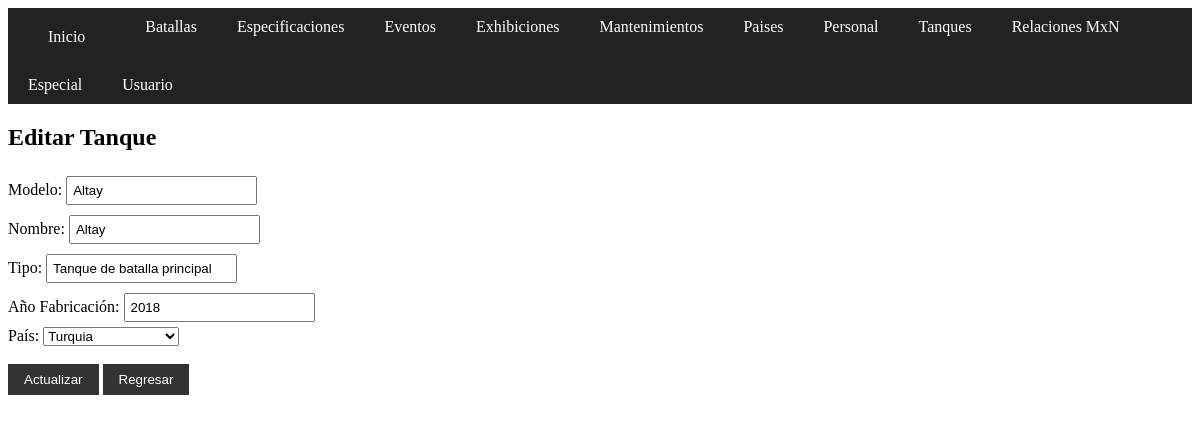
Page /tanques/update.php?id=4406 on the committed database.
### tables this page shows
CREATE TABLE `tanques` (
  `id_tanque` int(11) NOT NULL AUTO_INCREMENT,
  `modelo` text DEFAULT NULL,
  `nombre_tanque` text DEFAULT NULL,
  `tipo_tanque` text DEFAULT NULL,
  `anio_fabricacion` int(11) DEFAULT NULL,
  `id_pais` int(11) DEFAULT NULL,
  PRIMARY KEY (`id_tanque`),
  KEY `tanques_ibfk_1` (`id_pais`),
  CONSTRAINT `tanques_ibfk_1` FOREIGN KEY (`id_pais`) REFERENCES `paises` (`id_pais`)
);

CREATE TABLE `paises` (
  `id_pais` int(11) NOT NULL AUTO_INCREMENT,
  `nombre_pais` varchar(100) DEFAULT NULL,
  `capital` varchar(100) DEFAULT NULL,
  `region` varchar(100) DEFAULT NULL,
  PRIMARY KEY (`id_pais`)
);

### tanques/update.php (the view, shortened to what this page needs)
<?php
include_once "../config.php";
$id = $_GET['id'] ?? null;
if ($id) {
    $sql = "SELECT * FROM tanques WHERE id_tanque=?";
    $stmt = $conn->prepare($sql);
    $stmt->bind_param("i", $id);
    $stmt->execute();
    $result = $stmt->get_result();
    $tanque = $result->fetch_assoc();
    $paises = $conn->query("SELECT id_pais, nombre_pais FROM paises");
} else {
    header("Location: read.php");
    exit;
}
?>
<!DOCTYPE html>
<html>
<head>
    <link rel="stylesheet" href="../estilos.css">
</head>
<body>
<?php include "../menu.php"; ?>
<h2>Editar Tanque</h2>
<form method="post">
    Modelo: <input type="text" name="modelo" value="<?= htmlspecialchars($tanque['modelo']) ?>" required><br>
    Nombre: <input type="text" name="nombre_tanque" value="<?= htmlspecialchars($tanque['nombre_tanque']) ?>" required><br>
    Tipo: <input type="text" name="tipo_tanque" value="<?= htmlspecialchars($tanque['tipo_tanque']) ?>" required><br>
    Año Fabricación: <input type="number" name="anio_fabricacion" value="<?= $tanque['anio_fabricacion'] ?>"><br>
    País:
    <select name="id_pais" required>
        <?php while($row = $paises->fetch_assoc()): ?>
            <option value="<?= $row['id_pais'] ?>" <?= $row['id_pais'] == $tanque['id_pais'] ? 'selected' : '' ?>>
                <?= htmlspecialchars($row['nombre_pais']) ?>
            </option>
        <?php endwhile; ?>
    </select><br><br>
    <input type="submit" value="Actualizar">
    <input type="submit" value="Regresar" formaction="read.php" formnovalidate>
</form>
</body>
</html>

### estilos.css (style rules this page uses)
input[type="text"], input[type="date"], input[type="number"] { padding: 5px; margin: 5px 0; }
input[type="submit"] { padding: 8px 16px; background: #333; color: #fff; border: none; }

### rows in the picture
tanques: modelo "Altay", nombre_tanque "Altay", tipo_tanque "Tanque de batalla principal", anio_fabricacion "2018", id_pais "Turquia"
